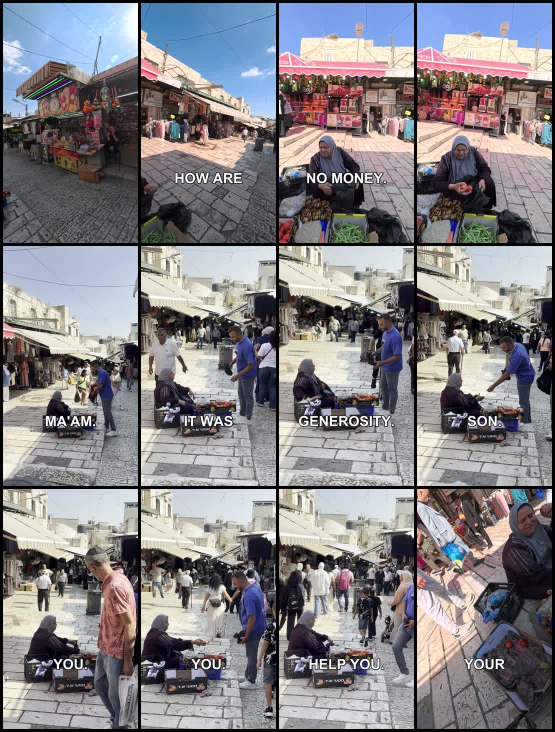
#> input picture system/projects/taiwan-market/build/contact-v2.jpg, 1110 x 1464 px (shown at 1/2 size)
$ python make-options.py ../../taiwan-market/build/contact-v2.jpg out.png
#> lines starting #> are read from the running program, lines starting #| are printed output that depends on the picture
# Caption style options for Tal (2026-10-04): "make the captions a little bit
# more aesthetic ... two words per line, or a little bit different font. You
# can put different font options." One still, six looks, same words.
import sys
from PIL import Image, ImageDraw, ImageFont, ImageFilter
base = Image.open(sys.argv[1]).convert("RGB")
#> base is the input picture: PIL image 1110x1464 RGB; mean R, G, B 132.5, 129.9, 133.9
W, H = base.size
#> W = 1110; H = 1464
F = "C:/Windows/Fonts/"
OPTS = [
    ("1  CURRENT", F + "ariblk.ttf", 94, ["I ACTUALLY BEAT", "CANCER"], False, None),
    ("2  TWO WORDS A LINE", F + "ariblk.ttf", 104, ["I ACTUALLY", "BEAT CANCER"], False, None),
    ("3  CONDENSED", F + "impact.ttf", 128, ["I ACTUALLY", "BEAT CANCER"], False, None),
    ("4  CLEAN / MODERN", F + "seguibl.ttf", 104, ["I ACTUALLY", "BEAT CANCER"], False, None),
    ("5  ROUNDED GEOMETRIC", F + "GOTHICB.TTF", 110, ["I ACTUALLY", "BEAT CANCER"], False, None),
    ("6  KEY WORD IN GOLD", F + "ariblk.ttf", 104, ["I ACTUALLY", "BEAT CANCER"], False, "CANCER"),
]
GOLD = (245, 197, 66)
def card(label, font_path, size, lines, lower, gold):
#> called with label = '1  CURRENT', font_path = 'C:/Windows/Fonts/ariblk.ttf', size = 94, lower = False
    im = base.copy()
    font = ImageFont.truetype(font_path, size)
    stroke = max(4, round(size * 0.10))
    # soft shadow layer
    sh = Image.new("RGBA", im.size, (0, 0, 0, 0))
#> sh: PIL image 1110x1464 RGBA; every value is 0
    ds = ImageDraw.Draw(sh)
    d = ImageDraw.Draw(im)
    lh = int(size * 1.16)
    y0 = int(H * 0.66) - lh * len(lines) // 2
#> y0 = 857
    for i, line in enumerate(lines):
        words = line.split(" ")
        widths = [d.textlength(w + (" " if k < len(words) - 1 else ""), font=font) for k, w in enumerate(words)]
        x = (W - sum(widths)) / 2
        y = y0 + i * lh
        for w, ww in zip(words, widths):
            ds.text((x + 4, y + 6), w, font=font, fill=(0, 0, 0, 170), stroke_width=stroke, stroke_fill=(0, 0, 0, 170))
            x += ww
#> this loop made 2 passes
#> widths on passes 1 to 2: [57.59, 498.4, 238.3], [390.6]
    im = Image.alpha_composite(im.convert("RGBA"), sh.filter(ImageFilter.GaussianBlur(7))).convert("RGB")
    d = ImageDraw.Draw(im)
    for i, line in enumerate(lines):
        words = line.split(" ")
        widths = [d.textlength(w + (" " if k < len(words) - 1 else ""), font=font) for k, w in enumerate(words)]
        x = (W - sum(widths)) / 2
        y = y0 + i * lh
        for w, ww in zip(words, widths):
            d.text((x, y), w, font=font, fill=GOLD if gold and w == gold else (255, 255, 255), stroke_width=stroke, stroke_fill=(0, 0, 0))
            x += ww
    lab = ImageFont.truetype(F + "arialbd.ttf", 54)
    d.rectangle([0, 0, W, 96], fill=(0, 0, 0))
    d.text((28, 18), label, font=lab, fill=(255, 255, 255))
    return im.resize((W // 3, H // 3), Image.LANCZOS)
cards = [card(*o) for o in OPTS]
#> call 2 of card, with label = '2  TWO WORDS A LINE', font_path = 'C:/Windows/Fonts/ariblk.ttf', size = 104, lower = False
#> in card (call 2), `y0 = int(H * 0.66) - lh * len(lines) // 2`: y0 = 846
#> the loop in card (call 2), `for i, line in enumerate(lines):` made 2 passes
#> (line, words, widths, y) on passes 1 to 2: ('I ACTUALLY', ['I', 'ACTUALLY'], [63.73, 518.3], 846), ('BEAT CANCER', ['BEAT', 'CANCER'], [296.7, 432.2], 966)
#> in card (call 2), `im = Image.alpha_composite(im.convert("RGBA"), sh.filter(ImageFilter.G..`:
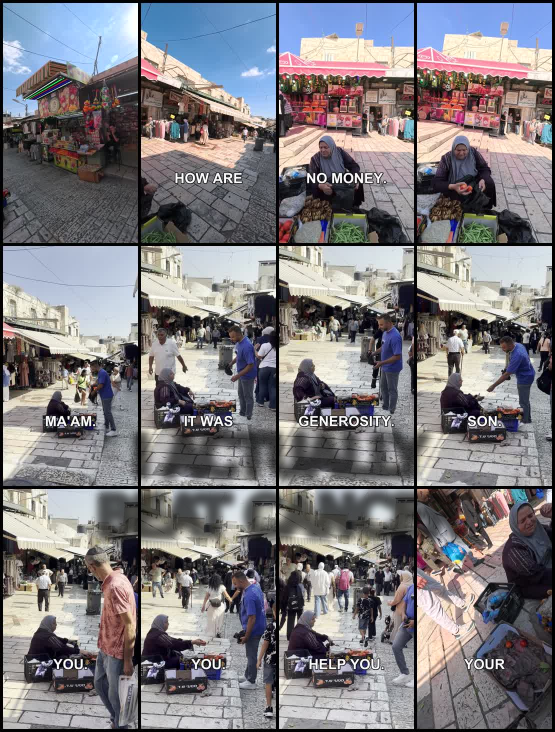
#> im: PIL image 1110x1464 RGB (shown at 1/2 size); mean R, G, B 125.7, 123.1, 127.1
#> in card (call 2), `return im.resize((W // 3, H // 3), Image.LANCZOS)`:
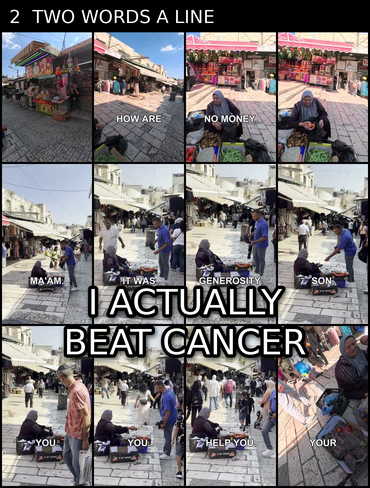
#> returned value: PIL image 370x488 RGB; mean R, G, B 118.3, 113.6, 114.5
#> call 3 of card, with label = '3  CONDENSED', font_path = 'C:/Windows/Fonts/impact.ttf', size = 128, lower = False
#> in card (call 3), `y0 = int(H * 0.66) - lh * len(lines) // 2`: y0 = 818
#> the loop in card (call 3), `for i, line in enumerate(lines):` made 2 passes
#> (line, words, widths, y) on passes 1 to 2: ('I ACTUALLY', ['I', 'ACTUALLY'], [78.44, 637.9], 818), ('BEAT CANCER', ['BEAT', 'CANCER'], [365.2, 531.9], 966)
#> in card (call 3), `im = Image.alpha_composite(im.convert("RGBA"), sh.filter(ImageFilter.G..`:
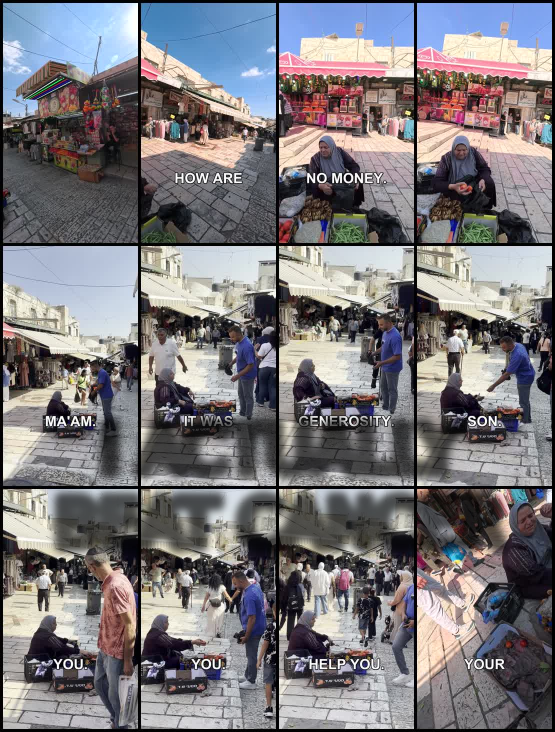
#> im: PIL image 1110x1464 RGB (shown at 1/2 size); mean R, G, B 122.4, 119.9, 123.9
#> in card (call 3), `return im.resize((W // 3, H // 3), Image.LANCZOS)`:
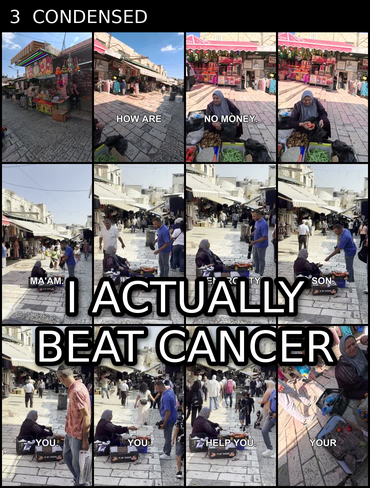
#> returned value: PIL image 370x488 RGB; mean R, G, B 115.2, 110.7, 111.6
#> in card (call 5), `y0 = int(H * 0.66) - lh * len(lines) // 2`: y0 = 839
#> the loop in card (call 5), `for i, line in enumerate(lines):` made 2 passes
#> (line, words, widths, y) on passes 1 to 2: ('I ACTUALLY', ['I', 'ACTUALLY'], [67.41, 548.2], 839), ('BEAT CANCER', ['BEAT', 'CANCER'], [313.8, 457.1], 966)
#> in card (call 5), `im = Image.alpha_composite(im.convert("RGBA"), sh.filter(ImageFilter.G..`:
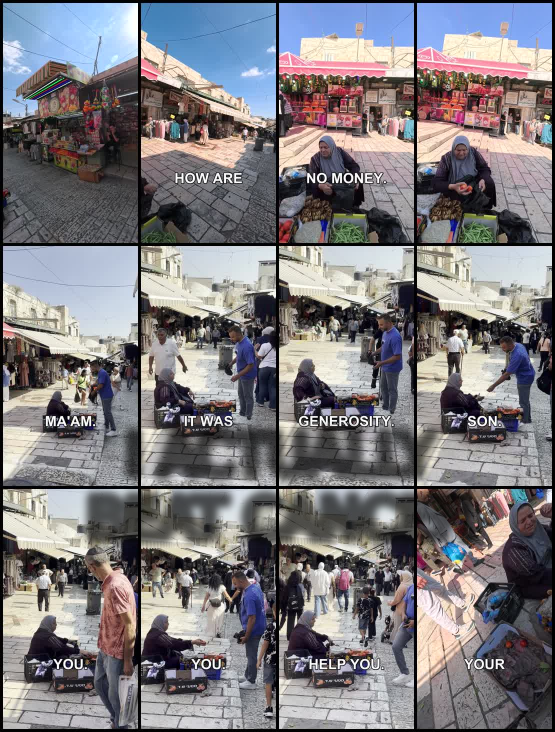
#> im: PIL image 1110x1464 RGB (shown at 1/2 size); mean R, G, B 124.8, 122.3, 126.3
#> in card (call 5), `return im.resize((W // 3, H // 3), Image.LANCZOS)`:
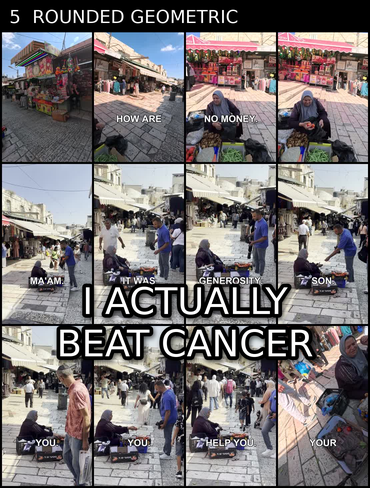
#> returned value: PIL image 370x488 RGB; mean R, G, B 117.8, 113.1, 114.1
#> cards = 6 items
cw, ch = cards[0].size
#> cw = 370; ch = 488
sheet = Image.new("RGB", (cw * 3 + 20, ch * 2 + 10), (20, 20, 20))
#> sheet: PIL image 1130x986 RGB; every value is 20
for i, c in enumerate(cards):
    sheet.paste(c, ((i % 3) * (cw + 10), (i // 3) * (ch + 10)))
#> this loop made 6 passes
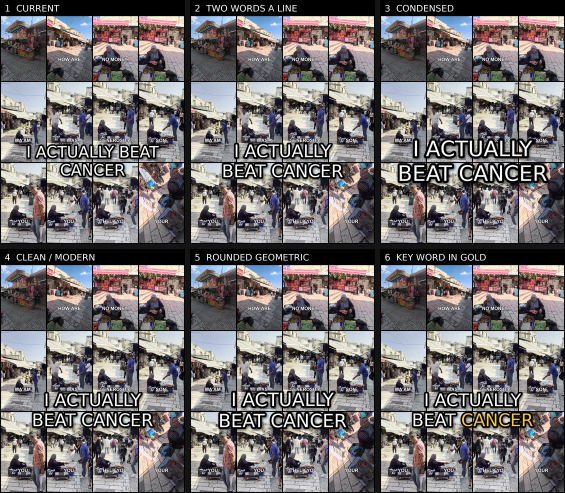
#> sheet: PIL image 1130x986 RGB (shown at 1/2 size); mean R, G, B 115.1, 110.5, 111.3
sheet.save(sys.argv[2], quality=90)
print(sheet.size)
#| (1130, 986)
